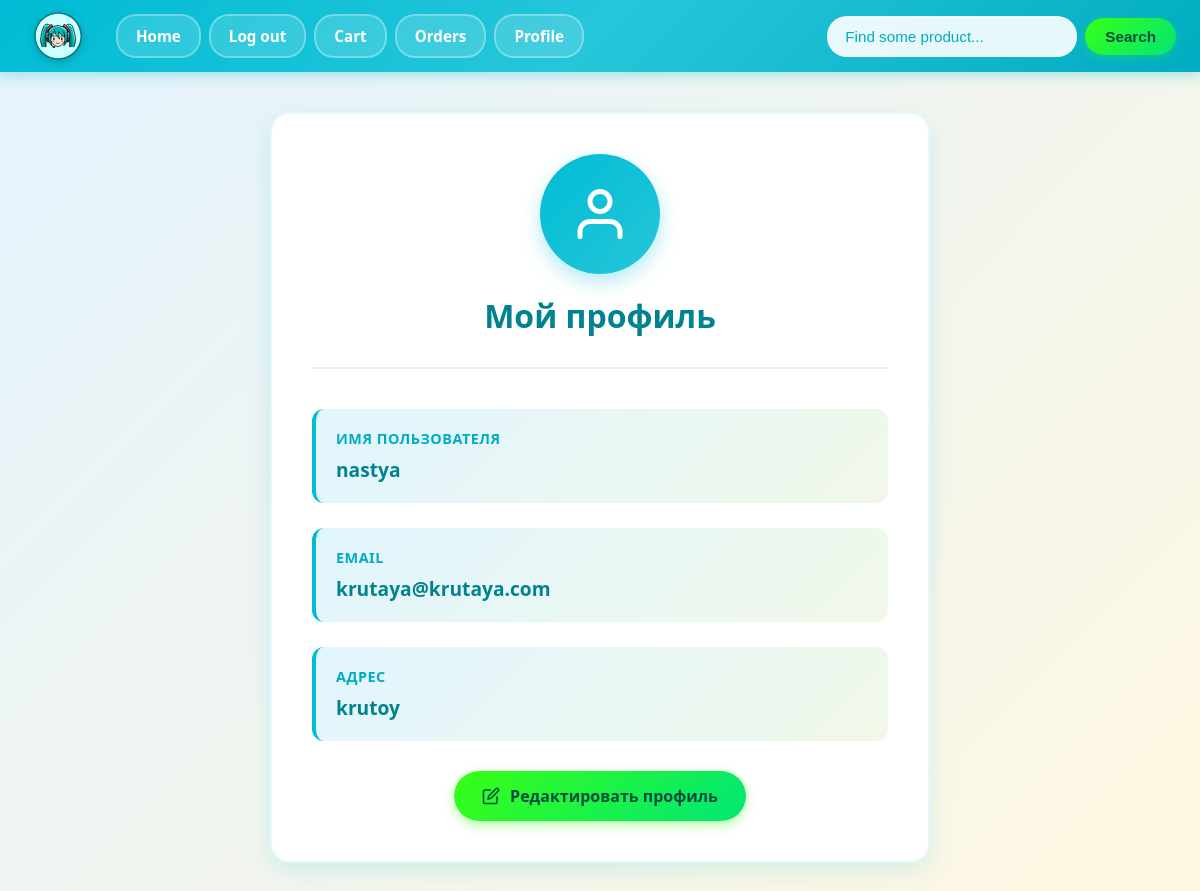
Page /profile/ (signed in) on the committed database.
### internet_shop/models.py (models this page shows, shortened)
class MyUser(AbstractBaseUser):
    username = models.CharField(max_length=50, unique=True)
    email = models.EmailField(
        verbose_name="email address",
        max_length=255,
        unique=True,
    )
    adress = models.CharField(max_length=500, blank=True)
    is_active = models.BooleanField(default=True)
    is_admin = models.BooleanField(default=False)
    objects = MyUserManager()
    USERNAME_FIELD = "username"
    EMAIL_FIELD = "email"
    REQUIRED_FIELDS = ["email", "adress"]

### internet_shop/views.py (the view, shortened to what this page needs)
# urls.py: path('profile/', ProfileView.as_view(), name="profile_page"),
class ProfileView(LoginRequiredMixin, View):
    login_url = 'login'
    def get(self, request):
        return render(request, "shop/profile.html")

### templates/shop/profile.html (shortened to what this page needs)
<!DOCTYPE html>
{% load static %}
<html lang="ru">
    <head>
        <link rel="stylesheet" href="{% static 'style/base.css' %}">
    </head>
    <body>
        {% include 'nav_panel.html' %}
        <main class="profile-container">
            <div class="profile-card">
                <div class="profile-header">
                    <div class="profile-avatar">
                        <svg xmlns="http://www.w3.org/2000/svg" viewBox="0 0 24 24" fill="none" stroke="currentColor" stroke-width="2" stroke-linecap="round" stroke-linejoin="round">
                            <path d="M20 21v-2a4 4 0 0 0-4-4H8a4 4 0 0 0-4 4v2"></path>
                            <circle cx="12" cy="7" r="4"></circle>
                        </svg>
                    </div>
                    <h1 class="profile-title">Мой профиль</h1>
                </div>
                <div class="profile-info">
                    <div class="info-item">
                        <span class="info-label">Имя пользователя</span>
                        <span class="info-value">{{ request.user.username }}</span>
                    </div>
                    <div class="info-item">
                        <span class="info-label">Email</span>
                        <span class="info-value">{{ request.user.email }}</span>
                    </div>
                    {% if request.user.adress %}
                    <div class="info-item">
                        <span class="info-label">Адрес</span>
                        <span class="info-value">{{ request.user.adress }}</span>
                    </div>
                    {% endif %}
                </div>
                <div class="profile-actions">
                    <a href="{% url 'edit_page' %}" class="btn-edit">
                        Редактировать профиль
                    </a>
                </div>
            </div>
        </main>
    </body>
</html>

### static/style/base.css (style rules this page uses)
* { box-sizing: border-box; }
body { margin: 0; font-family: 'Segoe UI', Tahoma, Geneva, Verdana, sans-serif; background: linear-gradient(135deg, #e3f2fd 0%, #fff8e1 100%); }
.profile-container { max-width: 700px; margin: 0 auto; padding: 40px 20px; }
.profile-card { background: #fff; border-radius: 20px; padding: 40px; box-shadow: 0 8px 24px rgba(0, 188, 212, 0.15); border: 2px solid rgba(0, 188, 212, 0.1); }
.profile-header { text-align: center; margin-bottom: 40px; padding-bottom: 30px; border-bottom: 2px solid rgba(0, 188, 212, 0.15); }
.profile-avatar { width: 120px; height: 120px; margin: 0 auto 20px; background: linear-gradient(135deg, #00bcd4 0%, #26c6da 100%); border-radius: 50%; display: flex; align-items: center; justify-content: center; box-shadow: 0 8px 20px rgba(0, 188, 212, 0.3); }
.profile-avatar svg { width: 60px; height: 60px; color: #fff; }
.profile-title { font-size: 2rem; color: #00838f; margin: 0; }
.profile-info { display: flex; flex-direction: column; gap: 25px; margin-bottom: 30px; }
.info-item { display: flex; flex-direction: column; gap: 8px; padding: 20px; background: linear-gradient(135deg, #e1f5fe 0%, #f1f8e9 100%); border-radius: 12px; border-left: 4px solid #00bcd4; }
.info-label { font-size: 0.9rem; font-weight: 600; color: #00acc1; text-transform: uppercase; letter-spacing: 0.5px; }
.info-value { font-size: 1.2rem; color: #00838f; font-weight: 600; }
.profile-actions { text-align: center; margin-top: 30px; }
.btn-edit { display: inline-flex; align-items: center; gap: 10px; padding: 14px 28px; background: linear-gradient(135deg, #39ff14 0%, #00e676 100%); color: #004d40; text-decoration: none; border-radius: 25px; font-weight: 700; font-size: 1rem; transition: all 0.3s ease; box-shadow: 0 4px 12px rgba(57, 255, 20, 0.4); }
.btn-edit svg { width: 18px; height: 18px; }

### rows in the picture
MyUser: user.username "nastya", user.email "krutaya@krutaya.com", user.adress "krutoy"
